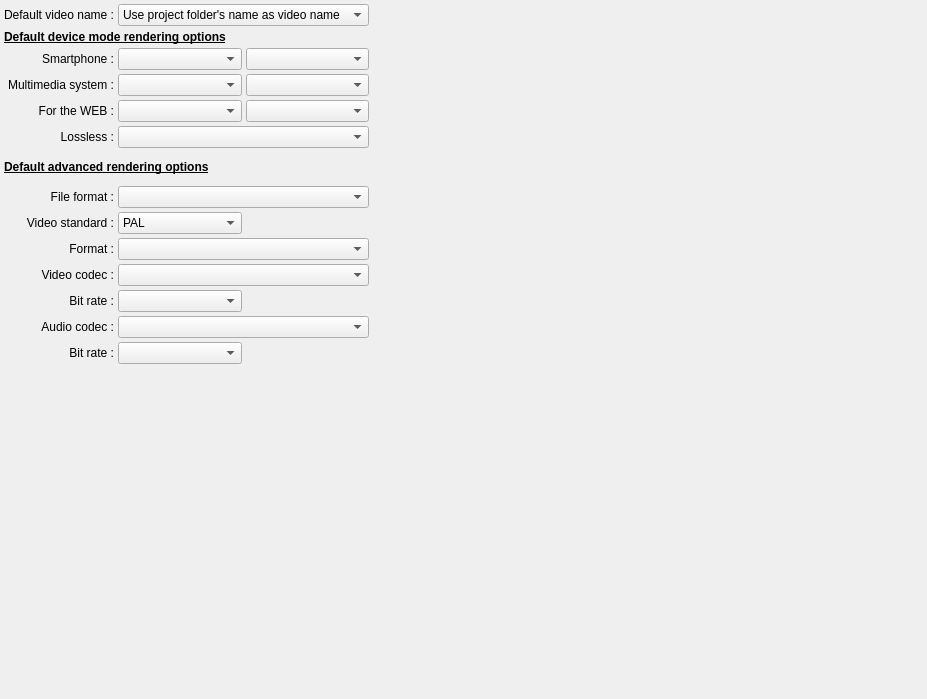
         <widget class="QWidget" name="scrollAreaWidgetContents">
          <property name="geometry">
           <rect>
            <x>0</x>
            <y>0</y>
            <width>927</width>
            <height>699</height>
           </rect>
          </property>
          <layout class="QGridLayout" name="gridLayout_2">
           <property name="margin">
            <number>4</number>
           </property>
           <property name="spacing">
            <number>4</number>
           </property>
           <item row="35" column="0">
            <spacer name="verticalSpacer">
             <property name="orientation">
              <enum>Qt::Vertical</enum>
             </property>
             <property name="sizeHint" stdset="0">
              <size>
               <width>20</width>
               <height>40</height>
              </size>
             </property>
            </spacer>
           </item>
           <item row="23" column="0" colspan="3">
            <widget class="QLabel" name="label_10">
             <property name="sizePolicy">
              <sizepolicy hsizetype="Preferred" vsizetype="Fixed">
               <horstretch>0</horstretch>
               <verstretch>0</verstretch>
              </sizepolicy>
             </property>
             <property name="minimumSize">
              <size>
               <width>0</width>
               <height>30</height>
              </size>
             </property>
             <property name="font">
              <font>
               <weight>75</weight>
               <bold>true</bold>
               <underline>true</underline>
              </font>
             </property>
             <property name="text">
              <string>Default advanced rendering options</string>
             </property>
            </widget>
           </item>
           <item row="30" column="0">
            <widget class="QLabel" name="label_9">
             <property name="text">
              <string>Video codec :</string>
             </property>
             <property name="alignment">
              <set>Qt::AlignRight|Qt::AlignTrailing|Qt::AlignVCenter</set>
             </property>
             <property name="buddy">
              <cstring>VideoFormatCB</cstring>
             </property>
            </widget>
           </item>
           <item row="24" column="0">
            <widget class="QLabel" name="label_24">
             <property name="text">
              <string>File format :</string>
             </property>
             <property name="alignment">
              <set>Qt::AlignRight|Qt::AlignTrailing|Qt::AlignVCenter</set>
             </property>
             <property name="buddy">
              <cstring>FileFormatCB</cstring>
             </property>
            </widget>
           </item>
           <item row="31" column="0">
            <widget class="QLabel" name="label_21">
             <property name="sizePolicy">
              <sizepolicy hsizetype="Preferred" vsizetype="Preferred">
               <horstretch>0</horstretch>
               <verstretch>0</verstretch>
              </sizepolicy>
             </property>
             <property name="text">
              <string>Bit rate :</string>
             </property>
             <property name="alignment">
              <set>Qt::AlignRight|Qt::AlignTrailing|Qt::AlignVCenter</set>
             </property>
             <property name="buddy">
              <cstring>VideoBitRateCB</cstring>
             </property>
            </widget>
           </item>
           <item row="31" column="1">
            <widget class="QComboBox" name="VideoBitRateCB">
             <property name="toolTip">
              <string>Select the default bit rate to use for video during the rendering</string>
             </property>
             <property name="sizeAdjustPolicy">
              <enum>QComboBox::AdjustToMinimumContentsLength</enum>
             </property>
            </widget>
           </item>
           <item row="30" column="1" colspan="2">
            <widget class="QComboBox" name="VideoFormatCB">
             <property name="sizePolicy">
              <sizepolicy hsizetype="Minimum" vsizetype="Fixed">
               <horstretch>0</horstretch>
               <verstretch>0</verstretch>
              </sizepolicy>
             </property>
             <property name="toolTip">
              <string>Select the default video codec to use for the rendering</string>
             </property>
            </widget>
           </item>
           <item row="32" column="1" colspan="2">
            <widget class="QComboBox" name="AudioFormatCB">
             <property name="toolTip">
              <string>Select the default audio codec to use for the rendering</string>
             </property>
            </widget>
           </item>
           <item row="32" column="0">
            <widget class="QLabel" name="label_22">
             <property name="text">
              <string>Audio codec :</string>
             </property>
             <property name="alignment">
              <set>Qt::AlignRight|Qt::AlignTrailing|Qt::AlignVCenter</set>
             </property>
             <property name="buddy">
              <cstring>AudioFormatCB</cstring>
             </property>
            </widget>
           </item>
           <item row="34" column="0">
            <widget class="QLabel" name="label_23">
             <property name="sizePolicy">
              <sizepolicy hsizetype="Preferred" vsizetype="Preferred">
               <horstretch>0</horstretch>
               <verstretch>0</verstretch>
              </sizepolicy>
             </property>
             <property name="text">
              <string>Bit rate :</string>
             </property>
             <property name="alignment">
              <set>Qt::AlignRight|Qt::AlignTrailing|Qt::AlignVCenter</set>
             </property>
             <property name="buddy">
              <cstring>AudioBitRateCB</cstring>
             </property>
            </widget>
           </item>
           <item row="34" column="1">
            <widget class="QComboBox" name="AudioBitRateCB">
             <property name="toolTip">
              <string>Select the default bit rate to use for audio during the rendering</string>
             </property>
             <property name="sizeAdjustPolicy">
              <enum>QComboBox::AdjustToMinimumContentsLength</enum>
             </property>
            </widget>
           </item>
           <item row="4" column="0">
            <widget class="QLabel" name="label_29">
             <property name="text">
              <string>Smartphone :</string>
             </property>
             <property name="alignment">
              <set>Qt::AlignRight|Qt::AlignTrailing|Qt::AlignVCenter</set>
             </property>
            </widget>
           </item>
           <item row="5" column="0">
            <widget class="QLabel" name="label_30">
             <property name="text">
              <string>Multimedia system :</string>
             </property>
             <property name="alignment">
              <set>Qt::AlignRight|Qt::AlignTrailing|Qt::AlignVCenter</set>
             </property>
            </widget>
           </item>
           <item row="6" column="0">
            <widget class="QLabel" name="label_31">
             <property name="text">
              <string>For the WEB :</string>
             </property>
             <property name="alignment">
              <set>Qt::AlignRight|Qt::AlignTrailing|Qt::AlignVCenter</set>
             </property>
            </widget>
           </item>
           <item row="4" column="1">
            <widget class="QComboBox" name="SmartphoneTypeCB">
             <property name="toolTip">
              <string>Select the type of equipment which will be proposed by default
when you click the &quot;Player and Smartphone&quot; button in the &quot;Render movie&quot; menu</string>
             </property>
            </widget>
           </item>
           <item row="6" column="1">
            <widget class="QComboBox" name="ForTheWTypeCB">
             <property name="toolTip">
              <string>Select the type of equipment which will be proposed by default
when you click the &quot;For the WEB&quot; button in the &quot;Render movie&quot; menu</string>
             </property>
            </widget>
           </item>
           <item row="5" column="1">
            <widget class="QComboBox" name="MMSystemTypeCB">
             <property name="toolTip">
              <string>Select the type of equipment which will be proposed by default
when you click the &quot;Multimedia system&quot; button in the &quot;Render movie&quot; menu</string>
             </property>
            </widget>
           </item>
           <item row="4" column="2">
            <widget class="QComboBox" name="SmartphoneModelCB">
             <property name="toolTip">
              <string>Select the model of equipment which will be proposed by default
when you click the &quot;Player and Smartphone&quot; button in the &quot;Render movie&quot; menu</string>
             </property>
            </widget>
           </item>
           <item row="5" column="2">
            <widget class="QComboBox" name="MMSystemModelCB">
             <property name="toolTip">
              <string>Select the model of equipment which will be proposed by default
when you click the &quot;Multimedia system&quot; button in the &quot;Render movie&quot; menu</string>
             </property>
            </widget>
           </item>
           <item row="6" column="2">
            <widget class="QComboBox" name="ForTheWModelCB">
             <property name="toolTip">
              <string>Select the model of equipment which will be proposed by default
 when you click the &quot;For the WEB&quot; button in the &quot;Render movie&quot; menu</string>
             </property>
            </widget>
           </item>
           <item row="24" column="1" colspan="2">
            <widget class="QComboBox" name="FileFormatCB">
             <property name="sizePolicy">
              <sizepolicy hsizetype="Minimum" vsizetype="Fixed">
               <horstretch>0</horstretch>
               <verstretch>0</verstretch>
              </sizepolicy>
             </property>
             <property name="toolTip">
              <string>Select the default file type to use for the rendering</string>
             </property>
            </widget>
           </item>
           <item row="26" column="0">
            <widget class="QLabel" name="label_20">
             <property name="text">
              <string>Video standard :</string>
             </property>
             <property name="alignment">
              <set>Qt::AlignRight|Qt::AlignTrailing|Qt::AlignVCenter</set>
             </property>
             <property name="buddy">
              <cstring>StandardCombo</cstring>
             </property>
            </widget>
           </item>
           <item row="29" column="0">
            <widget class="QLabel" name="label_19">
             <property name="sizePolicy">
              <sizepolicy hsizetype="Preferred" vsizetype="Preferred">
               <horstretch>0</horstretch>
               <verstretch>0</verstretch>
              </sizepolicy>
             </property>
             <property name="text">
              <string>Format :</string>
             </property>
             <property name="alignment">
              <set>Qt::AlignRight|Qt::AlignTrailing|Qt::AlignVCenter</set>
             </property>
             <property name="buddy">
              <cstring>SizeCombo</cstring>
             </property>
            </widget>
           </item>
           <item row="29" column="1" colspan="2">
            <widget class="QComboBox" name="SizeCombo">
             <property name="sizePolicy">
              <sizepolicy hsizetype="Expanding" vsizetype="Fixed">
               <horstretch>0</horstretch>
               <verstretch>0</verstretch>
              </sizepolicy>
             </property>
             <property name="toolTip">
              <string>Select the default image format to use for the rendering</string>
             </property>
             <property name="currentIndex">
              <number>-1</number>
             </property>
            </widget>
           </item>
           <item row="1" column="0">
            <widget class="QLabel" name="label_91">
             <property name="text">
              <string>Default video name :</string>
             </property>
             <property name="alignment">
              <set>Qt::AlignRight|Qt::AlignTrailing|Qt::AlignVCenter</set>
             </property>
            </widget>
           </item>
           <item row="3" column="0" colspan="4">
            <widget class="QLabel" name="label_28">
             <property name="font">
              <font>
               <weight>75</weight>
               <bold>true</bold>
               <underline>true</underline>
              </font>
             </property>
             <property name="text">
              <string>Default device mode rendering options</string>
             </property>
            </widget>
           </item>
           <item row="1" column="1" colspan="2">
            <widget class="QComboBox" name="DefaultNameProjectNameCB">
             <item>
              <property name="text">
               <string>Use project folder's name as video name</string>
              </property>
             </item>
             <item>
              <property name="text">
               <string>Use project name as video name</string>
              </property>
             </item>
             <item>
              <property name="text">
               <string>Use title project as video name</string>
              </property>
             </item>
            </widget>
           </item>
           <item row="1" column="3">
            <spacer name="horizontalSpacer_2">
             <property name="orientation">
              <enum>Qt::Horizontal</enum>
             </property>
             <property name="sizeHint" stdset="0">
              <size>
               <width>0</width>
               <height>20</height>
              </size>
             </property>
            </spacer>
           </item>
           <item row="7" column="0">
            <widget class="QLabel" name="label_35">
             <property name="text">
              <string>Lossless :</string>
             </property>
             <property name="alignment">
              <set>Qt::AlignRight|Qt::AlignTrailing|Qt::AlignVCenter</set>
             </property>
            </widget>
           </item>
           <item row="7" column="1" colspan="2">
            <widget class="QComboBox" name="LosslessSizeCombo">
             <property name="sizePolicy">
              <sizepolicy hsizetype="Expanding" vsizetype="Fixed">
               <horstretch>0</horstretch>
               <verstretch>0</verstretch>
              </sizepolicy>
             </property>
             <property name="toolTip">
              <string>Select the default image format to use for the rendering</string>
             </property>
             <property name="currentIndex">
              <number>-1</number>
             </property>
            </widget>
           </item>
           <item row="26" column="1">
            <widget class="QComboBox" name="StandardCombo">
             <property name="toolTip">
              <string>Select the default video standard to use, PAL or NTSC</string>
             </property>
             <property name="sizeAdjustPolicy">
              <enum>QComboBox::AdjustToMinimumContentsLength</enum>
             </property>
             <item>
              <property name="text">
               <string>PAL</string>
              </property>
             </item>
             <item>
              <property name="text">
               <string>NTSC</string>
              </property>
             </item>
            </widget>
           </item>
          </layout>
         </widget>
